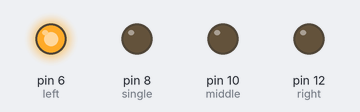
Recording of a sketch running on a simulated Arduino Uno, built with avr-gcc and run on an emulated ATmega328P. Shown: output pins drawn as LEDs (lit = HIGH). Random numbers use the default seed unless the sketch sets one.

Above: at 1.2 s.
At 8.69 s:
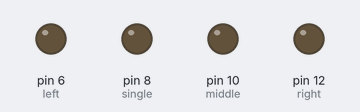
At 13.8 s:
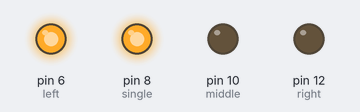
At 18.0 s:
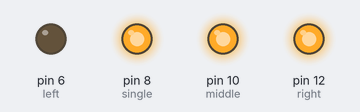
At 26.3 s:
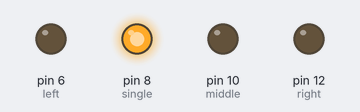
At 34.7 s:
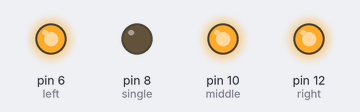
Timing chart, 0 to 40.0 s (numbered marks = the images above):
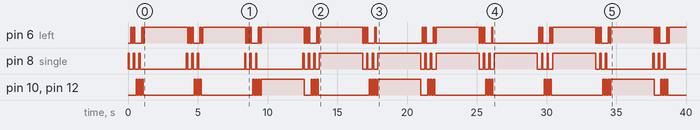

Measured:
- by itself, pin 6 (left): LOW → HIGH at 0.18 s, → LOW 0.10 s later, → HIGH 0.10 s later, → LOW 0.10 s later, … (75 changes in this stretch)
- by itself, pin 8 (single): LOW → HIGH at 0.00 s, → LOW 0.09 s later, → HIGH 0.29 s later, → LOW 0.10 s later, … (60 changes in this stretch)
- by itself, pin 10 (middle), pin 12 (right): LOW → HIGH at 0.58 s, → LOW 0.10 s later, → HIGH 0.10 s later, → LOW 0.10 s later, … (66 changes in this stretch)

The sketch:

DICE.ino
```cpp
void setup() {
  pinMode(6, OUTPUT);  //left
  pinMode(8, OUTPUT);   //single
  pinMode(10, OUTPUT);   //middle
  pinMode(12, OUTPUT);  //right
}
  void loop()
  {
  shuffle();
  long r = random(1,7);
  if(r == 1)
  {
    one();
  }
  if(r == 2)
  {
    two();
  }
  if(r == 3)
  {
    three();
  }
  if(r == 4)
  {
    four();
  }
  if(r == 5)
  {
    five();
  }
  if(r == 6)
  {
    six();
  }
  delay(3000);


}


//functions:

void off()
{
  digitalWrite(6, LOW);
  digitalWrite(8, LOW);
  digitalWrite(10, LOW);
  digitalWrite(12, LOW);
}
void shuffle()
{
  one();
  delay(90);
  off();
  delay(90);
  two();
  delay(100);
  off();
  delay(100);
  three();
  delay(100);
  off();
  delay(100);
  four();
  delay(100);
  off();
  delay(100);
  five();
  delay(100);
  off();
  delay(100);
  six();
  delay(100);
  off();
  delay(100);

}

void one()
{
  digitalWrite(8, HIGH);
}

void two()
{
  digitalWrite(6, HIGH);
}

void three()
{
  one();
  two();
}

void four()
{
  digitalWrite(10, HIGH);
  digitalWrite(12, HIGH);
}

void five()
{
  one();
  four();
}

void six()
{
  two();
  four();
}
```
